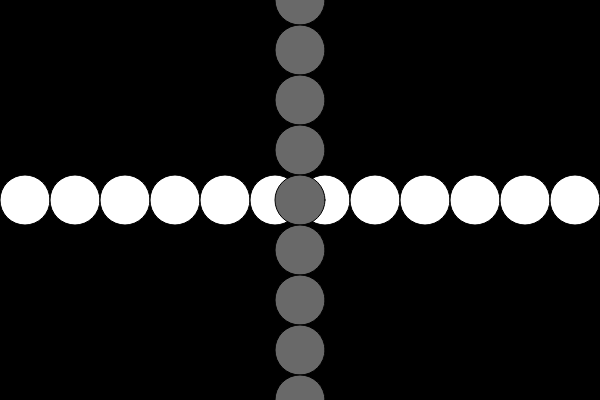
Frame 1 (no input)
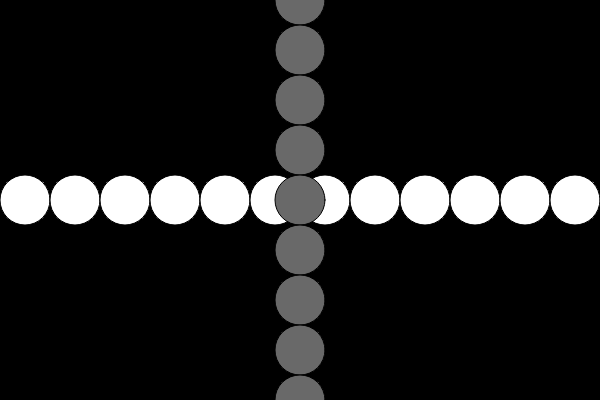
Frame 60 (no input)
Frame 120 (the mouse pressed at the canvas centre since frame 60): identical to frame 60, image omitted

The p5.js sketch that drew these frames (run headless with seeded random() and noise() and a simulated clock; from frame 60 on, the mouse is pressed at the canvas centre):

// p5.js sketch
// ── sketch.js
function setup() {
    createCanvas(600, 400);
    background(0);
}

function draw() {
	var x = 25;
    while (x < width) {
		fill(255);
		ellipse(x, 200, 50, 50);
		x = x + 50;
	}
	for (var y = 0; y <= height; y+=50) {
		fill(105);
		ellipse(300, y, 50, 50);
	}
	
}
